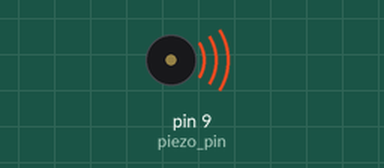
Bench run of a sketch on a simulated Arduino Uno, built with avr-gcc and run on an emulated ATmega328P. Parts: buzzer (waves = sounding).

Above: at 0.1 s.
Timing chart, 0 to 1.6 s (numbered marks = the images above):
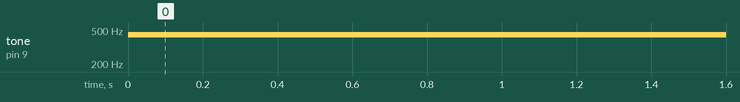

Measured:
- by itself, tone on pin 9 (piezo_pin): silent → 440 Hz at 0.00 s

The sketch:

Song_Code.ino
```cpp
int piezo_pin = 9;
int note_a4 = 440;
int whole_note = 1600;

void setup() {
  // put your setup code here, to run once:
  pinMode(piezo_pin, OUTPUT);

}

void loop() {
  // put your main code here, to run repeatedly:
  tone(piezo_pin, note_a4, whole_note);
  delayMicroseconds(1000);

}
```
